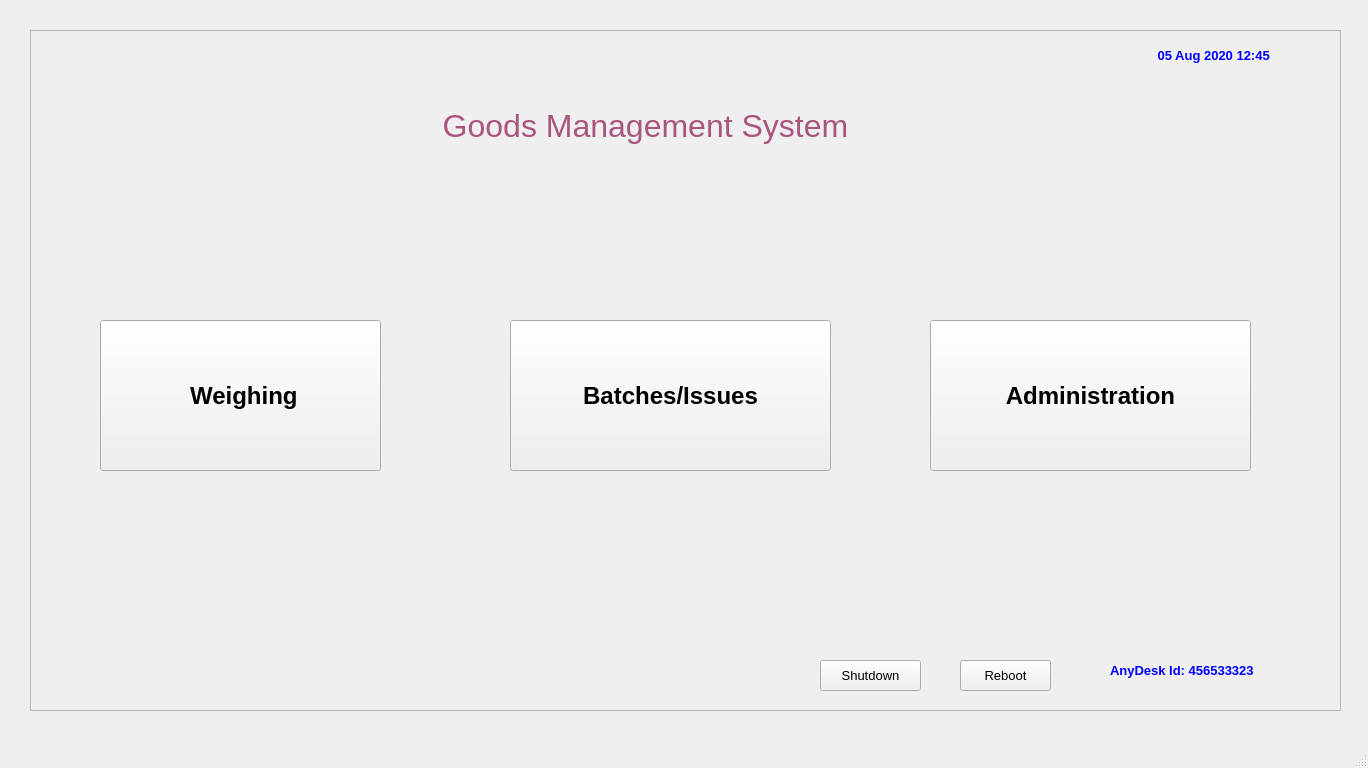
<?xml version="1.0" encoding="UTF-8"?>
<ui version="4.0">
 <class>MainWindow</class>
 <widget class="QMainWindow" name="MainWindow">
  <property name="geometry">
   <rect>
    <x>0</x>
    <y>0</y>
    <width>1368</width>
    <height>768</height>
   </rect>
  </property>
  <property name="baseSize">
   <size>
    <width>0</width>
    <height>0</height>
   </size>
  </property>
  <property name="windowTitle">
   <string>MainWindow</string>
  </property>
  <widget class="QWidget" name="centralwidget">
   <widget class="QFrame" name="frame">
    <property name="geometry">
     <rect>
      <x>30</x>
      <y>30</y>
      <width>1311</width>
      <height>681</height>
     </rect>
    </property>
    <property name="frameShape">
     <enum>QFrame::StyledPanel</enum>
    </property>
    <property name="frameShadow">
     <enum>QFrame::Raised</enum>
    </property>
    <widget class="QPushButton" name="pushButton">
     <property name="geometry">
      <rect>
       <x>70</x>
       <y>290</y>
       <width>281</width>
       <height>151</height>
      </rect>
     </property>
     <property name="font">
      <font>
       <family>MS Sans Serif</family>
       <pointsize>18</pointsize>
       <weight>75</weight>
       <bold>true</bold>
      </font>
     </property>
     <property name="text">
      <string> Weighing</string>
     </property>
    </widget>
    <widget class="QPushButton" name="pushButton_3">
     <property name="geometry">
      <rect>
       <x>900</x>
       <y>290</y>
       <width>321</width>
       <height>151</height>
      </rect>
     </property>
     <property name="font">
      <font>
       <family>MS Sans Serif</family>
       <pointsize>18</pointsize>
       <weight>75</weight>
       <bold>true</bold>
      </font>
     </property>
     <property name="text">
      <string>Administration</string>
     </property>
    </widget>
    <widget class="QPushButton" name="pushButton_4">
     <property name="geometry">
      <rect>
       <x>480</x>
       <y>290</y>
       <width>321</width>
       <height>151</height>
      </rect>
     </property>
     <property name="font">
      <font>
       <family>MS Sans Serif</family>
       <pointsize>18</pointsize>
       <weight>75</weight>
       <bold>true</bold>
      </font>
     </property>
     <property name="text">
      <string>Batches/Issues</string>
     </property>
    </widget>
    <widget class="QLabel" name="label">
     <property name="geometry">
      <rect>
       <x>340</x>
       <y>50</y>
       <width>551</width>
       <height>91</height>
      </rect>
     </property>
     <property name="font">
      <font>
       <pointsize>24</pointsize>
      </font>
     </property>
     <property name="styleSheet">
      <string notr="true">color: rgb(170, 85, 127);</string>
     </property>
     <property name="text">
      <string>Goods Management System</string>
     </property>
     <property name="alignment">
      <set>Qt::AlignCenter</set>
     </property>
    </widget>
    <widget class="QLabel" name="label_20">
     <property name="geometry">
      <rect>
       <x>1060</x>
       <y>10</y>
       <width>251</width>
       <height>31</height>
      </rect>
     </property>
     <property name="font">
      <font>
       <family>MS Sans Serif</family>
       <pointsize>10</pointsize>
       <weight>75</weight>
       <bold>true</bold>
       <underline>false</underline>
      </font>
     </property>
     <property name="styleSheet">
      <string notr="true">color: rgb(0, 0, 255);</string>
     </property>
     <property name="text">
      <string>05 Aug 2020 12:45 </string>
     </property>
     <property name="alignment">
      <set>Qt::AlignCenter</set>
     </property>
    </widget>
    <widget class="QPushButton" name="pushButton_2">
     <property name="geometry">
      <rect>
       <x>790</x>
       <y>630</y>
       <width>101</width>
       <height>31</height>
      </rect>
     </property>
     <property name="font">
      <font>
       <family>MS Sans Serif</family>
       <pointsize>10</pointsize>
       <weight>50</weight>
       <bold>false</bold>
      </font>
     </property>
     <property name="text">
      <string>Shutdown</string>
     </property>
    </widget>
    <widget class="QPushButton" name="pushButton_5">
     <property name="geometry">
      <rect>
       <x>930</x>
       <y>630</y>
       <width>91</width>
       <height>31</height>
      </rect>
     </property>
     <property name="font">
      <font>
       <family>MS Sans Serif</family>
       <pointsize>10</pointsize>
       <weight>50</weight>
       <bold>false</bold>
      </font>
     </property>
     <property name="text">
      <string>Reboot</string>
     </property>
    </widget>
    <widget class="QLabel" name="label_21">
     <property name="geometry">
      <rect>
       <x>1080</x>
       <y>620</y>
       <width>171</width>
       <height>41</height>
      </rect>
     </property>
     <property name="font">
      <font>
       <family>MS Sans Serif</family>
       <pointsize>10</pointsize>
       <weight>75</weight>
       <bold>true</bold>
       <underline>false</underline>
      </font>
     </property>
     <property name="styleSheet">
      <string notr="true">color: rgb(0, 0, 255);</string>
     </property>
     <property name="text">
      <string>AnyDesk Id: 456533323</string>
     </property>
     <property name="alignment">
      <set>Qt::AlignLeading|Qt::AlignLeft|Qt::AlignVCenter</set>
     </property>
    </widget>
   </widget>
  </widget>
  <widget class="QMenuBar" name="menubar">
   <property name="geometry">
    <rect>
     <x>0</x>
     <y>0</y>
     <width>1368</width>
     <height>21</height>
    </rect>
   </property>
  </widget>
  <widget class="QStatusBar" name="statusbar"/>
 </widget>
 <resources/>
 <connections/>
</ui>
